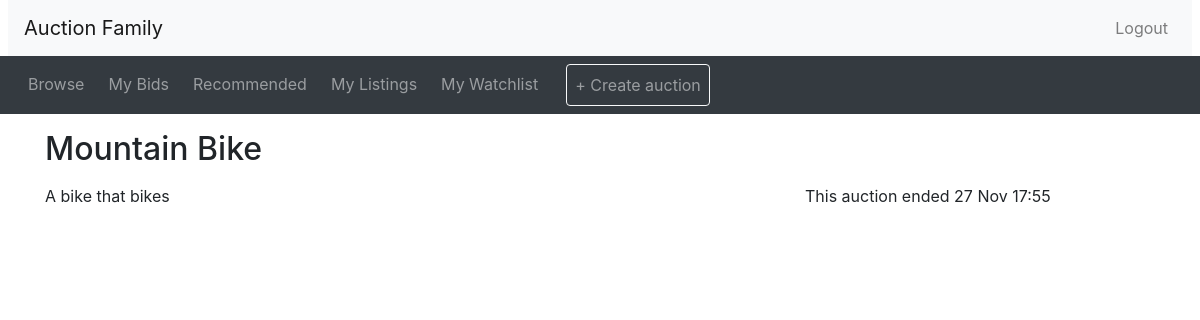
The page /listing.php?item_id=9 (signed in) on the database its author committed.
### tables this page shows
CREATE TABLE IF NOT EXISTS `tbl_listings` (
  `listing_id` int(11) NOT NULL AUTO_INCREMENT,
  `title` varchar(500) DEFAULT NULL,
  `details` text,
  `category_id` int(11) DEFAULT NULL,
  `starting_price` varchar(100) DEFAULT NULL,
  `reserve_price` varchar(100) DEFAULT NULL,
  `end_date` datetime DEFAULT NULL,
  `user_id` int(11) DEFAULT NULL,
  `is_active` int(11) DEFAULT NULL,
  `created_at` datetime DEFAULT NULL,
  `deleted_at` datetime DEFAULT NULL,
  PRIMARY KEY (`listing_id`) USING BTREE,
  KEY `user_id` (`user_id`) USING BTREE,
  KEY `category_id` (`category_id`) USING BTREE
);

### listing.php (the view, shortened to what this page needs)
<?php include_once("header.php")?>
<?php
  $item_id = $_GET['item_id'];
  if($item_id){
  $getListingQuery = "select * from tbl_listings where listing_id = $item_id";
  $listing = $mysqli->query($getListingQuery);
  }
  $data = $listing->fetch_assoc();
  $title = $data['title'];
  $description = $data['details'];
  $end_time = date_create($data['end_date']);
  $now = new DateTime();
?>
<div class="container">
<div class="row">
  <div class="col-sm-8">
    <h2 class="my-3"><?php echo($title); ?></h2>
  </div>
</div>
<div class="row">
  <div class="col-sm-8">
    <div class="itemDescription">
    <?php echo($description); ?>
    </div>
  </div>
  <div class="col-sm-4">
    <p>
<?php if ($now > $end_time): ?>
     This auction ended <?php echo(date_format($end_time, 'j M H:i')) ?>
<?php endif ?>
  </div>
</div>
<?php include_once("footer.php")?>

### rows shown on the page
tbl_listings: title "Mountain Bike", details "A bike that bikes", end_date "27 Nov 17:55"
